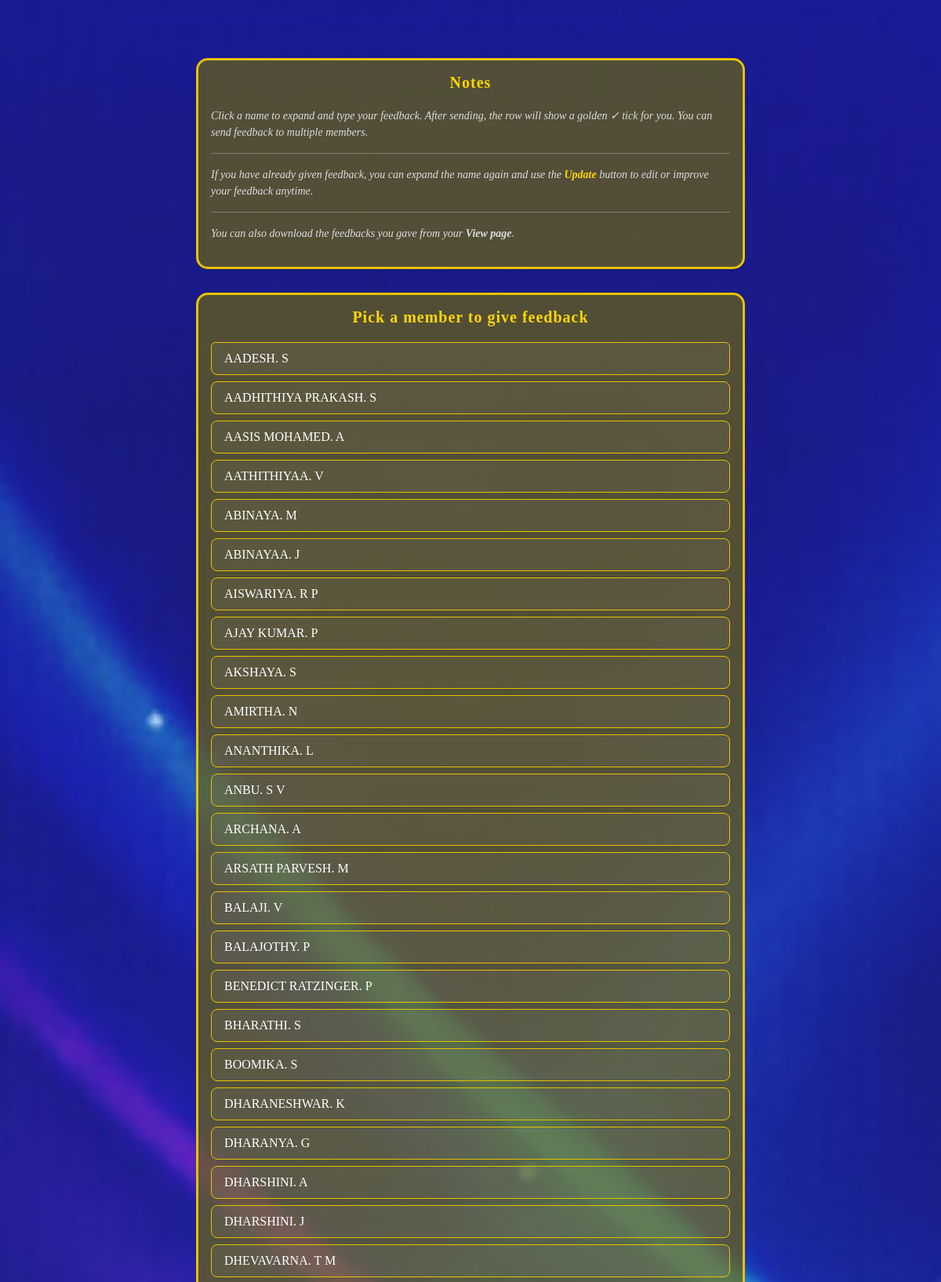
The page /give-feedback (signed in, upper part) on the database its author committed.
### app.py (models this page shows, shortened)
class User(db.Model):
    id = db.Column(db.Integer, primary_key=True)
    name = db.Column(db.String(200), nullable=False)
    email = db.Column(db.String(200), unique=True, nullable=False)
    password_hash = db.Column(db.String(200), nullable=True)
    created_at = db.Column(db.DateTime, default=datetime.utcnow)

### app.py (the view, shortened to what this page needs)
@app.route('/give-feedback', methods=['GET', 'POST'])
def give_feedback():
    user = current_user()
    if not user:
        return redirect(url_for('login'))
    users = User.query.order_by(User.name).all()
    recipients = [u for u in users if u.id != user.id]
    feedback_map = {f.recipient_id: f for f in user.given_feedbacks}
    return render_template(
        'give_feedback.html',
        user=user,
        recipients=recipients,
        feedback_map=feedback_map
    )

### app.py (called while the page is built)
def current_user():
    uid = session.get('user_id')
    if not uid:
        return None
    return User.query.get(uid)

### templates/give_feedback.html (shortened to what this page needs)
{% extends "base.html" %}
{% block content %}
<div class="feedback-wrapper">
  <div class="card shadow-sm">
    <div class="card-body">
      <h5>Notes</h5>
      <p class="small">
        Click a name to expand and type your feedback.
        After sending, the row will show a golden ✓ tick for you.
        You can send feedback to multiple members.
      </p>
      <hr>
      <p class="small">
        If you have already given feedback, you can expand the name again and use the
        <span style="color:#ffd700; font-weight:bold;">Update</span> button to edit or improve your feedback anytime.
      </p>
      <hr>
      <p class="small">
        You can also download the feedbacks you gave from your <strong>View page</strong>.
      </p>
    </div>
  </div>
  <div class="card shadow-sm">
    <div class="card-body">
      <h5>Pick a member to give feedback</h5>
      <div class="list-group">
        {% for r in recipients %}
          <a class="list-group-item list-group-item-action d-flex justify-content-between align-items-center"
             data-bs-toggle="collapse" href="#fb{{ r.id }}" role="button" aria-expanded="false">
            <div>{{ r.name }}</div>
          </a>
        {% endfor %}
      </div>
    </div>
  </div>
</div>
{% endblock %}

### templates/base.html (shortened to what this page needs)
<!doctype html>
<html lang="en">
<head>
  <link href="https://cdn.jsdelivr.net/npm/bootstrap@5.3.2/dist/css/bootstrap.min.css" rel="stylesheet">
  <link rel="stylesheet" href="{{ url_for('static', filename='css/style.css') }}">
</head>
<body>
  <div class="container mt-4">
    {% block content %}{% endblock %}
  </div>
</body>
</html>

### static/css/style.css (style rules this page uses)
body { background:#290c3d; color: #f3efe6; min-height: 100vh; }
.card { background: rgba(89, 1, 61, 0.03); border: 0; border-radius: 12px; }
.list-group-item { background: transparent; color: #f3efe6; }

### rows shown on the page
User: name "AADESH. S"
User: name "AADHITHIYA PRAKASH. S"
User: name "AASIS MOHAMED. A"
User: name "AATHITHIYAA. V"
User: name "ABINAYA. M"
User: name "ABINAYAA. J"
User: name "AISWARIYA. R P"
User: name "AJAY KUMAR. P"
User: name "AKSHAYA. S"
User: name "AMIRTHA. N"
User: name "ANANTHIKA. L"
User: name "ANBU. S V"
User: name "ARCHANA. A"
User: name "ARSATH PARVESH. M"
User: name "BALAJI. V"
User: name "BALAJOTHY. P"
User: name "BENEDICT RATZINGER. P"
User: name "BHARATHI. S"
User: name "BOOMIKA. S"
User: name "DHARANESHWAR. K"
User: name "DHARANYA. G"
User: name "DHARSHINI. A"
User: name "DHARSHINI. J"
User: name "DHEVAVARNA. T M"
